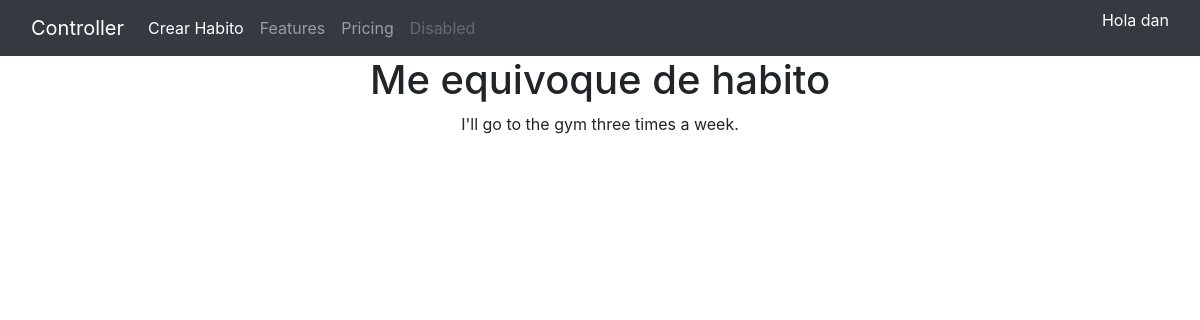
/5/ (signed in), run on the app's committed database.
### habit/models.py (models this page shows, shortened)
class Habit(models.Model):
    user = models.ForeignKey(User, on_delete=models.CASCADE)
    name = models.CharField(max_length=100)
    description = models.TextField()
    created = models.DateTimeField(auto_now_add=True)
    updated = models.DateTimeField(auto_now=True)
    class Meta:
        ordering = ['-created']

### habit/views.py (the view)
# urls.py: path('<int:pk>/', CalendarView.as_view(), name="calendar"),
class CalendarView(LoginRequiredMixin, DetailView):
    model = Habit
    context_object_name = 'habit'
    template_name = 'habits/calendar.html'
    def get_context_data(self, *args, **kwargs):
        context =  super().get_context_data(*args, **kwargs)
        context['days'] = Daily.objects.filter(habit=self.get_object())
        return context

### templates/habits/calendar.html (shortened to what this page needs)
{% extends 'base.html' %}
{% block body %}
<div class="text-center center">
    <h1>{{habit.name}}</h1>
    <p class="my-2">{{habit.description}}</p>
</div>
{% endblock body %}

### templates/utils/navbar.html (shortened to what this page needs)
<nav class="navbar navbar-dark navbar-expand-lg bg-dark">
  <div class="container-fluid">
    <a class="navbar-brand" href="{% url 'habits:home' %}">Controller</a>
    <div class="collapse navbar-collapse" id="navbarNav">
      <ul class="navbar-nav">
        <li class="nav-item">
          <a
            class="nav-link active"
            aria-current="page"
            href="{% url 'habits:create' %}"
            >Crear Habito</a
          >
        </li>
        <li class="nav-item">
          <a class="nav-link" href="#">Features</a>
        </li>
        <li class="nav-item">
          <a class="nav-link" href="#">Pricing</a>
        </li>
        <li class="nav-item">
          <a class="nav-link disabled">Disabled</a>
        </li>
      </ul>
    </div>
    {% if user.is_authenticated %}
    <div class="">
      <p class="text-white">Hola {{user.username}}</p>
    </div>
    {% else %}
    <a class="btn btn-danger" href="{% url 'accounts:login' %}">Entra</a>
    {% endif %}
  </div>
</nav>

### data on the page
Habit: name "Me equivoque de habito", description "I'll go to the gym three times a week."

### other printed values
{{ user.username }} "dan"
